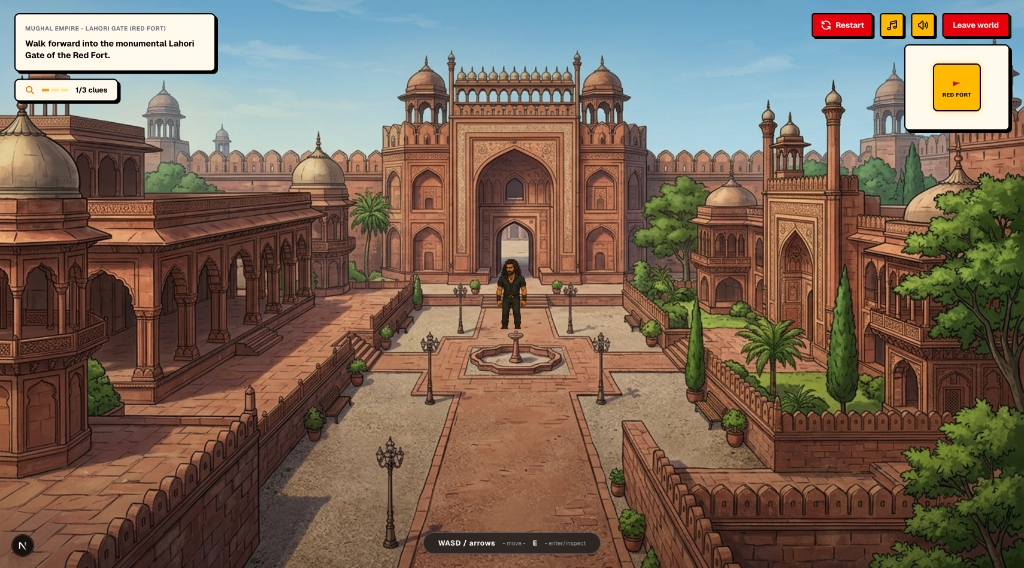
#> input picture scratch/red_fort_plaza_dots.jpg, 1024 x 568 px, found by its file name
$ python find_dots.py
#> lines starting #> are read from the running program, lines starting #| are printed output that depends on the picture
"""Utility to detect coordinates of marked coordinate dots on map images."""

from PIL import Image
import numpy as np


def main():
    """Find and compute normalized percentage coordinates of dark dots on map."""
    img = Image.open('scratch/red_fort_plaza_dots.jpg')
#> img is the input picture: PIL image 1024x568 RGB; mean R, G, B 121.2, 103.2, 88.7
    arr = np.array(img)

    # Find pixels that are purely black (0,0,0) or very close to it
    threshold = 10
    mask = (arr[:, :, 0] < threshold) & (arr[:, :, 1] < threshold) & (arr[:, :, 2] < threshold)
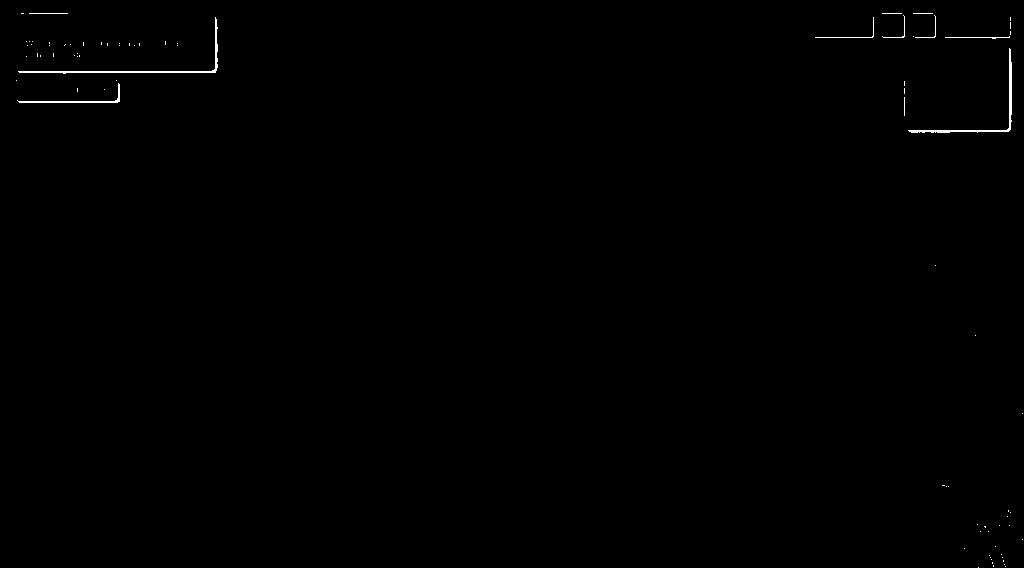
#> mask: shape (568, 1024) bool; 0.29% white in thin lines or dots

    # Get coordinates
    y_coords, x_coords = np.where(mask)
#> y_coords = 1682 values from 13 to 567; x_coords = 1682 values, max 1022 at index 1647, min 16 at index 995, mean 520.9

    height, width = arr.shape[:2]
#> height = 568; width = 1024

    if len(x_coords) > 0:
        # Cluster the points to find the centers of the dots
        from sklearn.cluster import DBSCAN
        points = np.column_stack((x_coords, y_coords))
#> points = 1682 pairs, first value 16 to 1022, second value 13 to 567
        clustering = DBSCAN(eps=20, min_samples=10).fit(points)

        unique_labels = set(clustering.labels_)
#> unique_labels = 6 items
        for label in unique_labels:
            if label != -1:  # ignore noise
                cluster_points = points[clustering.labels_ == label]
                cx = np.mean(cluster_points[:, 0])
                cy = np.mean(cluster_points[:, 1])
                print(f"Dot found at: x={cx/width*100:.2f}%, y={cy/height*100:.2f}%")
#> this loop made 6 passes
#> (cx, cy) on passes 1 to 5: (46.14, 13), (954.1, 79.82), (117.4, 74.75), (996.6, 521.8), (995.4, 560.1)
#> label on pass 6: -1
#| Dot found at: x=4.51%, y=2.29%
#| Dot found at: x=93.17%, y=14.05%
#| Dot found at: x=11.46%, y=13.16%
#| Dot found at: x=97.33%, y=91.87%
#| Dot found at: x=97.21%, y=98.62%
    else:
        print("No black dots found.")


if __name__ == '__main__':
    main()
